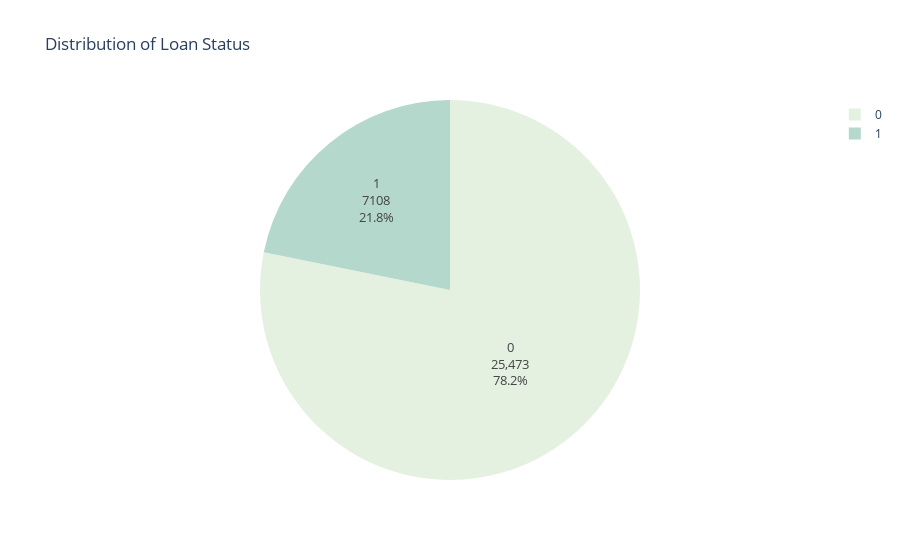

Write notebook code for a chart like this one.
### Code cell
level_counts=data.loan_status.value_counts()
fig=px.pie(values=level_counts.values,
          names=level_counts.index,
          color_discrete_sequence=px.colors.sequential.Mint,
          title= 'Distribution of Loan Status'
          )
fig.update_traces(textinfo='label+percent+value', textfont_size=13,
                  marker=dict(line=dict(color='#102000')))

#fig.data[0].marker.line.width = 2
#fig.data[0].marker.line.color='gray'
fig.show()

### Figure 1 — Plotly figure (JSON) as saved in the notebook; plotly's stock layout.template omitted (floating-point values rounded to 4 significant figures)
{"data": [{"domain": {"x": [0, 1], "y": [0, 1]}, "hovertemplate": "label=%{label}<br>value=%{value}<extra></extra>", "labels": [0, 1], "legendgroup": "", "marker": {"line": {"color": "#102000"}}, "name": "", "showlegend": true, "textfont": {"size": 13}, "textinfo": "label+percent+value", "type": "pie", "values": [25473, 7108]}], "layout": {"legend": {"tracegroupgap": 0}, "piecolorway": ["rgb(228, 241, 225)", "rgb(180, 217, 204)", "rgb(137, 192, 182)", "rgb(99, 166, 160)", "rgb(68, 140, 138)", "rgb(40, 114, 116)", "rgb(13, 88, 95)"], "title": {"text": "Distribution of Loan Status"}}}
